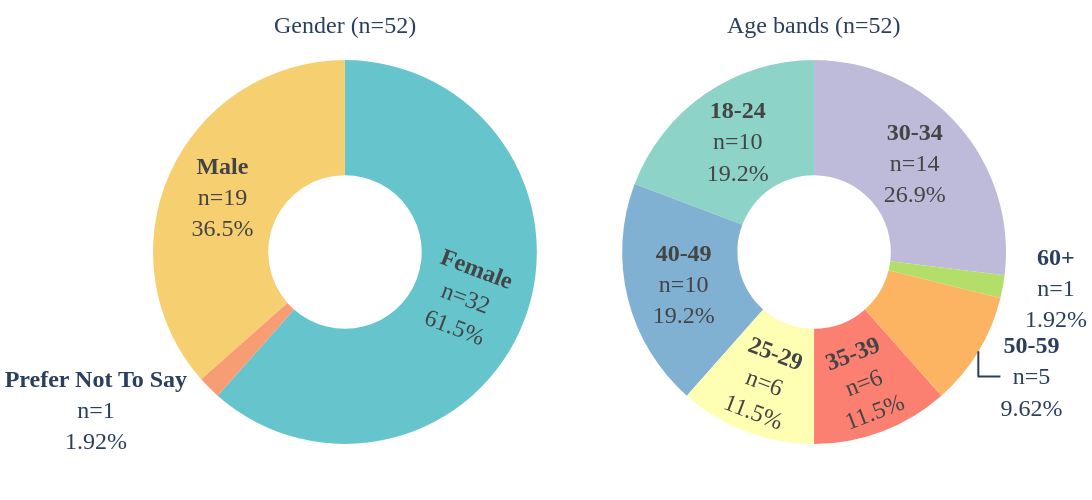

Notebook source saved alongside this figure:
### Code cell
from plotly.subplots import make_subplots
import plotly.graph_objects as go

gender_colors = px.colors.qualitative.Pastel
age_colors = px.colors.qualitative.Set3

combined_fig = make_subplots(
    rows=1,
    cols=2,
    specs=[[{"type": "domain"}, {"type": "domain"}]],
    subplot_titles=[
        f"Gender (n={total_participants})",
        f"Age bands (n={total_participants})",
    ],
)

combined_fig.add_trace(
    go.Pie(
        labels=gender_summary.index,
        values=gender_summary["count"],
        hole=0.4,
        marker=dict(colors=gender_colors),
        texttemplate="<b>%{label}</b><br>n=%{value}<br>%{percent}",
        textfont=dict(size=24, family="Times New Roman"),
        hovertemplate="%{label}: %{value} participants",
    ),
    row=1,
    col=1,
)

combined_fig.add_trace(
    go.Pie(
        labels=age_counts["Age band"],
        values=age_counts["count"],
        hole=0.4,
        marker=dict(colors=age_colors),
        texttemplate="<b>%{label}</b><br>n=%{value}<br>%{percent}",
        textfont=dict(size=24, family="Times New Roman"),
        hovertemplate="%{label}: %{value} participants",
    ),
    row=1,
    col=2,
)

combined_fig.update_layout(
    width=1200,
    height=500,
    margin=dict(l=0, r=0, t=40, b=0),
    font=dict(size=24, family="Times New Roman"),
    showlegend=False,
)

for ann in combined_fig.layout.annotations:
    ann.font.size = 24
    ann.font.family = "Times New Roman"

combined_fig.show()

combined_fig.write_image("plots/demographics_combined_donuts.png", scale=2)

### Figure 1 — Plotly figure (JSON) as saved in the notebook; plotly's stock layout.template omitted (floating-point values rounded to 4 significant figures)
{"data": [{"domain": {"x": [0, 0.45], "y": [0, 1]}, "hole": 0.4, "hovertemplate": "%{label}: %{value} participants", "labels": ["Female", "Male", "Prefer Not To Say"], "marker": {"colors": ["rgb(102, 197, 204)", "rgb(246, 207, 113)", "rgb(248, 156, 116)", "rgb(220, 176, 242)", "rgb(135, 197, 95)", "rgb(158, 185, 243)", "rgb(254, 136, 177)", "rgb(201, 219, 116)", "rgb(139, 224, 164)", "rgb(180, 151, 231)", "rgb(179, 179, 179)"]}, "textfont": {"family": "Times New Roman", "size": 24}, "texttemplate": "<b>%{label}</b><br>n=%{value}<br>%{percent}", "type": "pie", "values": [32, 19, 1]}, {"domain": {"x": [0.55, 1], "y": [0, 1]}, "hole": 0.4, "hovertemplate": "%{label}: %{value} participants", "labels": ["18-24", "25-29", "30-34", "35-39", "40-49", "50-59", "60+"], "marker": {"colors": ["rgb(141,211,199)", "rgb(255,255,179)", "rgb(190,186,218)", "rgb(251,128,114)", "rgb(128,177,211)", "rgb(253,180,98)", "rgb(179,222,105)", "rgb(252,205,229)", "rgb(217,217,217)", "rgb(188,128,189)", "rgb(204,235,197)", "rgb(255,237,111)"]}, "textfont": {"family": "Times New Roman", "size": 24}, "texttemplate": "<b>%{label}</b><br>n=%{value}<br>%{percent}", "type": "pie", "values": [10, 6, 14, 6, 10, 5, 1]}], "layout": {"annotations": [{"font": {"family": "Times New Roman", "size": 24}, "showarrow": false, "text": "Gender (n=52)", "x": 0.225, "xanchor": "center", "xref": "paper", "y": 1, "yanchor": "bottom", "yref": "paper"}, {"font": {"family": "Times New Roman", "size": 24}, "showarrow": false, "text": "Age bands (n=52)", "x": 0.775, "xanchor": "center", "xref": "paper", "y": 1, "yanchor": "bottom", "yref": "paper"}], "font": {"family": "Times New Roman", "size": 24}, "height": 500, "margin": {"b": 0, "l": 0, "r": 0, "t": 40}, "showlegend": false, "width": 1200}}
